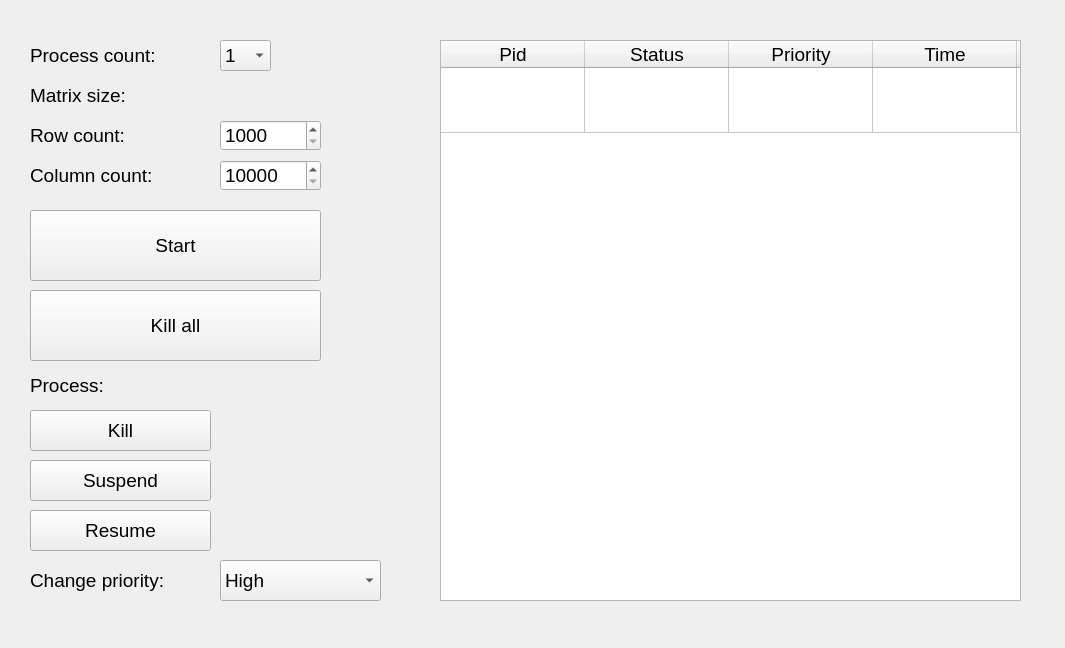
<?xml version="1.0" encoding="UTF-8"?>
<ui version="4.0">
 <class>MainWindow</class>
 <widget class="QMainWindow" name="MainWindow">
  <property name="geometry">
   <rect>
    <x>0</x>
    <y>0</y>
    <width>1065</width>
    <height>648</height>
   </rect>
  </property>
  <property name="font">
   <font>
    <pointsize>14</pointsize>
   </font>
  </property>
  <property name="windowTitle">
   <string>MainWindow</string>
  </property>
  <widget class="QWidget" name="centralwidget">
   <widget class="QLabel" name="label">
    <property name="geometry">
     <rect>
      <x>30</x>
      <y>40</y>
      <width>171</width>
      <height>31</height>
     </rect>
    </property>
    <property name="font">
     <font>
      <pointsize>14</pointsize>
     </font>
    </property>
    <property name="text">
     <string>Process count:</string>
    </property>
   </widget>
   <widget class="QLabel" name="label_2">
    <property name="geometry">
     <rect>
      <x>30</x>
      <y>80</y>
      <width>171</width>
      <height>31</height>
     </rect>
    </property>
    <property name="font">
     <font>
      <pointsize>14</pointsize>
     </font>
    </property>
    <property name="text">
     <string>Matrix size:</string>
    </property>
   </widget>
   <widget class="QLabel" name="label_3">
    <property name="geometry">
     <rect>
      <x>30</x>
      <y>120</y>
      <width>171</width>
      <height>31</height>
     </rect>
    </property>
    <property name="font">
     <font>
      <pointsize>14</pointsize>
     </font>
    </property>
    <property name="text">
     <string>Row count:</string>
    </property>
   </widget>
   <widget class="QLabel" name="label_4">
    <property name="geometry">
     <rect>
      <x>30</x>
      <y>160</y>
      <width>171</width>
      <height>31</height>
     </rect>
    </property>
    <property name="font">
     <font>
      <pointsize>14</pointsize>
     </font>
    </property>
    <property name="text">
     <string>Column count:</string>
    </property>
   </widget>
   <widget class="QSpinBox" name="spinBox_column_count">
    <property name="geometry">
     <rect>
      <x>220</x>
      <y>160</y>
      <width>101</width>
      <height>31</height>
     </rect>
    </property>
    <property name="minimum">
     <number>10000</number>
    </property>
    <property name="maximum">
     <number>100000</number>
    </property>
   </widget>
   <widget class="QSpinBox" name="spinBox_row_count">
    <property name="geometry">
     <rect>
      <x>220</x>
      <y>120</y>
      <width>101</width>
      <height>31</height>
     </rect>
    </property>
    <property name="minimum">
     <number>1000</number>
    </property>
    <property name="maximum">
     <number>100000</number>
    </property>
   </widget>
   <widget class="QPushButton" name="pushButton_start">
    <property name="geometry">
     <rect>
      <x>30</x>
      <y>210</y>
      <width>291</width>
      <height>71</height>
     </rect>
    </property>
    <property name="text">
     <string>Start</string>
    </property>
   </widget>
   <widget class="QPushButton" name="pushButton_killall">
    <property name="geometry">
     <rect>
      <x>30</x>
      <y>290</y>
      <width>291</width>
      <height>71</height>
     </rect>
    </property>
    <property name="text">
     <string>Kill all</string>
    </property>
   </widget>
   <widget class="QPushButton" name="pushButton_kill">
    <property name="geometry">
     <rect>
      <x>30</x>
      <y>410</y>
      <width>181</width>
      <height>41</height>
     </rect>
    </property>
    <property name="text">
     <string>Kill</string>
    </property>
   </widget>
   <widget class="QPushButton" name="pushButton_suspend">
    <property name="geometry">
     <rect>
      <x>30</x>
      <y>460</y>
      <width>181</width>
      <height>41</height>
     </rect>
    </property>
    <property name="text">
     <string>Suspend</string>
    </property>
   </widget>
   <widget class="QPushButton" name="pushButton_resume">
    <property name="geometry">
     <rect>
      <x>30</x>
      <y>510</y>
      <width>181</width>
      <height>41</height>
     </rect>
    </property>
    <property name="text">
     <string>Resume</string>
    </property>
   </widget>
   <widget class="QLabel" name="label_5">
    <property name="geometry">
     <rect>
      <x>30</x>
      <y>370</y>
      <width>171</width>
      <height>31</height>
     </rect>
    </property>
    <property name="font">
     <font>
      <pointsize>14</pointsize>
     </font>
    </property>
    <property name="text">
     <string>Process:</string>
    </property>
   </widget>
   <widget class="QLabel" name="label_6">
    <property name="geometry">
     <rect>
      <x>30</x>
      <y>560</y>
      <width>171</width>
      <height>41</height>
     </rect>
    </property>
    <property name="font">
     <font>
      <pointsize>14</pointsize>
     </font>
    </property>
    <property name="text">
     <string>Change priority:</string>
    </property>
   </widget>
   <widget class="QComboBox" name="comboBox_priority">
    <property name="geometry">
     <rect>
      <x>220</x>
      <y>560</y>
      <width>161</width>
      <height>41</height>
     </rect>
    </property>
    <property name="currentIndex">
     <number>1</number>
    </property>
    <item>
     <property name="text">
      <string>Real time</string>
     </property>
    </item>
    <item>
     <property name="text">
      <string>High</string>
     </property>
    </item>
    <item>
     <property name="text">
      <string>Above normal</string>
     </property>
    </item>
    <item>
     <property name="text">
      <string>Normal</string>
     </property>
    </item>
    <item>
     <property name="text">
      <string>Below normal</string>
     </property>
    </item>
    <item>
     <property name="text">
      <string>Idle</string>
     </property>
    </item>
   </widget>
   <widget class="QTableWidget" name="tableWidget">
    <property name="geometry">
     <rect>
      <x>440</x>
      <y>40</y>
      <width>581</width>
      <height>561</height>
     </rect>
    </property>
    <property name="verticalScrollBarPolicy">
     <enum>Qt::ScrollBarAlwaysOff</enum>
    </property>
    <property name="horizontalScrollBarPolicy">
     <enum>Qt::ScrollBarAlwaysOff</enum>
    </property>
    <property name="sizeAdjustPolicy">
     <enum>QAbstractScrollArea::AdjustToContentsOnFirstShow</enum>
    </property>
    <property name="editTriggers">
     <set>QAbstractItemView::NoEditTriggers</set>
    </property>
    <property name="rowCount">
     <number>1</number>
    </property>
    <property name="columnCount">
     <number>8</number>
    </property>
    <attribute name="horizontalHeaderMinimumSectionSize">
     <number>144</number>
    </attribute>
    <attribute name="horizontalHeaderDefaultSectionSize">
     <number>144</number>
    </attribute>
    <attribute name="verticalHeaderVisible">
     <bool>false</bool>
    </attribute>
    <attribute name="verticalHeaderMinimumSectionSize">
     <number>65</number>
    </attribute>
    <attribute name="verticalHeaderDefaultSectionSize">
     <number>65</number>
    </attribute>
    <row/>
    <column>
     <property name="text">
      <string>Pid</string>
     </property>
    </column>
    <column>
     <property name="text">
      <string>Status</string>
     </property>
    </column>
    <column>
     <property name="text">
      <string>Priority</string>
     </property>
    </column>
    <column>
     <property name="text">
      <string>Time</string>
     </property>
    </column>
    <column/>
    <column/>
    <column/>
    <column/>
   </widget>
   <widget class="QComboBox" name="comboBox_process_count">
    <property name="geometry">
     <rect>
      <x>220</x>
      <y>40</y>
      <width>51</width>
      <height>31</height>
     </rect>
    </property>
    <item>
     <property name="text">
      <string>1</string>
     </property>
    </item>
    <item>
     <property name="text">
      <string>2</string>
     </property>
    </item>
    <item>
     <property name="text">
      <string>4</string>
     </property>
    </item>
    <item>
     <property name="text">
      <string>8</string>
     </property>
    </item>
   </widget>
  </widget>
 </widget>
 <resources/>
 <connections/>
</ui>
